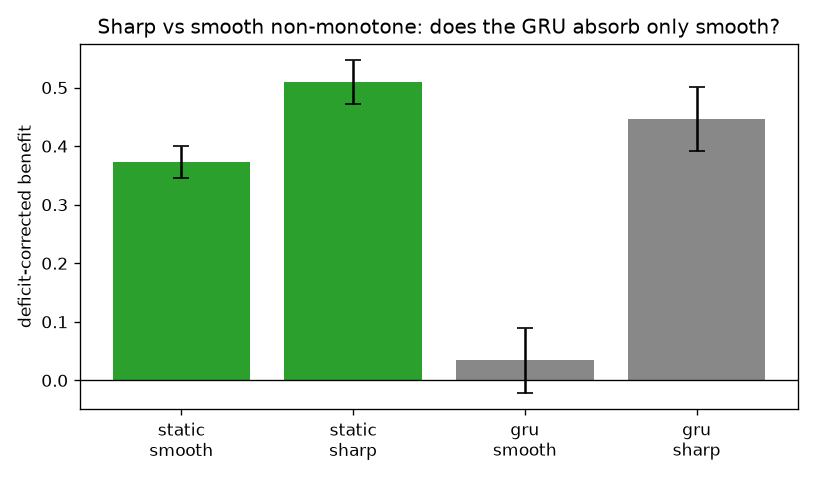

Write Python code to recreate this figure.
# /// script
# requires-python = ">=3.10"
# dependencies = ["numpy", "torch", "scikit-learn", "matplotlib"]
# ///
"""
OPEN QUESTION B — reconcile the GRU non-monotone anomaly.

multivariate_control.py found GRU non-monotone (SMOOTH quadratic sc^2) deficit-corrected +0.035 ns, which
looks inconsistent with Cycle 6's sharp-band +0.19. Hypothesis (from proj_vs_ple): the GRU gates ALREADY
approximate a smooth symmetric non-monotonicity, so PLE adds little there; a SHARP/localized non-monotone
band is what the affine read cannot form -> PLE fires. Test both, multivariate (K=6), static + GRU.

Conditions (per-step, standardized log feature sc):
  smooth : risk_j = sc_j^2                              (broad symmetric non-monotone)
  sharp  : risk_j = exp(-(sc_j)^2 / (2*0.15^2))          (narrow bump = localized non-monotone)
  logadq : risk_j = sc_j                                (deficit baseline)
deficit-corrected benefit = (ple-log)_cond - (ple-log)_logadq. 5 seeds, paired 95% CI. bins=12.
Prediction: static smooth AND sharp fire (affine head can't do either); GRU sharp FIRES, GRU smooth ns.
"""
import numpy as np
import torch
import torch.nn as nn
from sklearn.linear_model import LogisticRegression
from sklearn.metrics import average_precision_score
import matplotlib
matplotlib.use("Agg")
import matplotlib.pyplot as plt

torch.manual_seed(0)
K, N_TRAIN, N_VAL, N_TEST = 6, 4000, 2000, 4000
L, B = 32, 12
HIDDEN, EPOCHS, LR, BATCH, PATIENCE = 32, 30, 0.01, 256, 6
DECAY = 0.9
SEEDS = [0, 1, 2, 3, 4]
T_CRIT = 2.776
SHARP_SIGMA = 0.15
W = (DECAY ** np.arange(L)[::-1]); W = W / W.sum()
CONDS = ["smooth", "sharp", "logadq"]


def _std(v, axis=None):
    m = v.mean(axis=axis, keepdims=axis is not None)
    s = v.std(axis=axis, keepdims=axis is not None) + 1e-12
    return (v - m) / s


def risk(cond, sc):
    if cond == "smooth":
        return sc ** 2
    if cond == "sharp":
        return np.exp(-(sc ** 2) / (2 * SHARP_SIGMA ** 2))
    return sc


def make(cond, n, seed):
    rng = np.random.default_rng(seed)
    feats = np.exp(rng.normal(0.0, 1.2, size=(n, L, K)))
    sc = _std(np.log(feats), axis=(0, 1))
    logit = np.zeros(n)
    for j in range(K):
        logit = logit + _std((_std(risk(cond, sc[..., j])) * W[None, :]).sum(1))
    b = -np.quantile(logit, 0.93)
    y = (rng.random(n) < 1 / (1 + np.exp(-(logit + b)))).astype(np.float32)
    return sc.astype(np.float32), y


def edges(sc):
    E = []
    for j in range(K):
        e = np.quantile(sc[..., j], np.linspace(0, 1, B + 1))
        for t in range(1, e.size):
            if e[t] <= e[t - 1]:
                e[t] = e[t - 1] + 1e-9
        E.append(e)
    return E


def enc(arm, sc, E):
    if arm == "log":
        return sc.astype(np.float32)
    cols = []
    for j in range(K):
        e = E[j]; x = sc[..., j]
        r = np.empty(sc.shape[:2] + (B,), dtype=np.float32)
        for t in range(B):
            r[..., t] = np.clip((x - e[t]) / (e[t + 1] - e[t]), 0.0, 1.0)
        cols.append(r)
    return np.concatenate(cols, axis=-1).astype(np.float32)


class GRUClf(nn.Module):
    def __init__(self, d):
        super().__init__()
        self.gru = nn.GRU(d, HIDDEN, batch_first=True)
        self.head = nn.Linear(HIDDEN, 1)

    def forward(self, x):
        out, _ = self.gru(x)
        return self.head(out[:, -1, :]).squeeze(1)


def gscore(m, X):
    m.eval()
    with torch.no_grad():
        return torch.sigmoid(m(torch.tensor(X))).numpy()


def gru_ap(arm, sc_tr, ytr, sc_va, yva, sc_te, yte, E, seed):
    Xtr, Xva, Xte = enc(arm, sc_tr, E), enc(arm, sc_va, E), enc(arm, sc_te, E)
    torch.manual_seed(seed); torch.set_num_threads(1)
    m = GRUClf(Xtr.shape[2])
    opt = torch.optim.Adam(m.parameters(), lr=LR)
    lossf = nn.BCEWithLogitsLoss()
    Xt, yt = torch.tensor(Xtr), torch.tensor(ytr)
    best, bs, bad = -1.0, None, 0
    for ep in range(EPOCHS):
        m.train()
        g = torch.Generator().manual_seed(seed * 1000 + ep)
        perm = torch.randperm(len(ytr), generator=g)
        for i in range(0, len(ytr), BATCH):
            idx = perm[i:i + BATCH]
            opt.zero_grad(); lossf(m(Xt[idx]), yt[idx]).backward(); opt.step()
        a = average_precision_score(yva, gscore(m, Xva))
        if a > best + 1e-5:
            best, bad, bs = a, 0, {k: v.clone() for k, v in m.state_dict().items()}
        else:
            bad += 1
            if bad >= PATIENCE:
                break
    if bs is not None:
        m.load_state_dict(bs)
    return average_precision_score(yte, gscore(m, Xte))


def static_ap(arm, sc_tr, ytr, sc_te, yte, E):
    def pool(sc):
        return (enc(arm, sc, E) * W[None, :, None]).sum(1)
    m = LogisticRegression(max_iter=3000).fit(pool(sc_tr), ytr)
    return average_precision_score(yte, m.predict_proba(pool(sc_te))[:, 1])


def ci(d):
    d = np.asarray(d, float); m = d.mean(); se = d.std(ddof=1) / np.sqrt(len(d))
    return m, m - T_CRIT * se, m + T_CRIT * se


AP = {}
for cond in CONDS:
    for si, seed in enumerate(SEEDS):
        sc_tr, ytr = make(cond, N_TRAIN, 100 + seed)
        sc_va, yva = make(cond, N_VAL, 300 + seed)
        sc_te, yte = make(cond, N_TEST, 500 + seed)
        E = edges(sc_tr)
        for arm in ("log", "ple"):
            AP[("gru", cond, arm, si)] = gru_ap(arm, sc_tr, ytr, sc_va, yva, sc_te, yte, E, seed)
            AP[("static", cond, arm, si)] = static_ap(arm, sc_tr, ytr, sc_te, yte, E)


def dc(arch, cond):                                          # deficit-corrected vs logadq, seed-paired
    return ci([(AP[(arch, cond, "ple", si)] - AP[(arch, cond, "log", si)]) -
               (AP[(arch, "logadq", "ple", si)] - AP[(arch, "logadq", "log", si)])
               for si in range(len(SEEDS))])


print("=" * 84)
print("SHARP vs SMOOTH non-monotone in a GRU — deficit-corrected benefit, 5 seeds")
print(f"{'arch':>8} {'cond':>8} {'deficit-corrected':>24} {'CI>0?':>7}")
for arch in ("static", "gru"):
    for cond in ("smooth", "sharp"):
        c = dc(arch, cond)
        print(f"{arch:>8} {cond:>8} {c[0]:+.3f} [{c[1]:+.3f}, {c[2]:+.3f}] {'YES' if c[1] > 0 else 'no':>7}")

gs, gsh = dc("gru", "smooth"), dc("gru", "sharp")
ss, ssh = dc("static", "smooth"), dc("static", "sharp")
print("\n" + "=" * 84)
print(f"static controls: smooth {'FIRES' if ss[1] > 0 else 'ns'}, sharp {'FIRES' if ssh[1] > 0 else 'ns'}")
if gsh[1] > 0 and gs[1] <= 0:
    print("RESOLVED: GRU absorbs SMOOTH non-monotonicity (gates approximate it) but NOT SHARP -> the")
    print("multivariate_control smooth-quadratic null was a smooth-vs-sharp effect; Cycle 6's sharp band stands.")
elif gsh[1] > 0 and gs[1] > 0:
    print("Both fire in GRU -> the earlier smooth null was noise/deficit, not a smooth-vs-sharp distinction.")
else:
    print(f"GRU sharp {gsh} did not fire -> anomaly NOT explained by sharpness; needs deeper look.")

fig, ax = plt.subplots(figsize=(6.8, 4))
keys = [("static", "smooth"), ("static", "sharp"), ("gru", "smooth"), ("gru", "sharp")]
vals = [dc(a, c) for a, c in keys]
ax.bar(range(4), [v[0] for v in vals],
       yerr=[[v[0] - v[1] for v in vals], [v[2] - v[0] for v in vals]], capsize=5,
       color=["#2ca02c", "#2ca02c", "#888", "#888"])
ax.axhline(0, color="k", lw=0.8)
ax.set_xticks(range(4)); ax.set_xticklabels(["static\nsmooth", "static\nsharp", "gru\nsmooth", "gru\nsharp"])
ax.set_ylabel("deficit-corrected benefit"); ax.set_title("Sharp vs smooth non-monotone: does the GRU absorb only smooth?")
plt.tight_layout(); plt.savefig("sharp_vs_smooth.png", dpi=120)
print("\nsaved sharp_vs_smooth.png")
